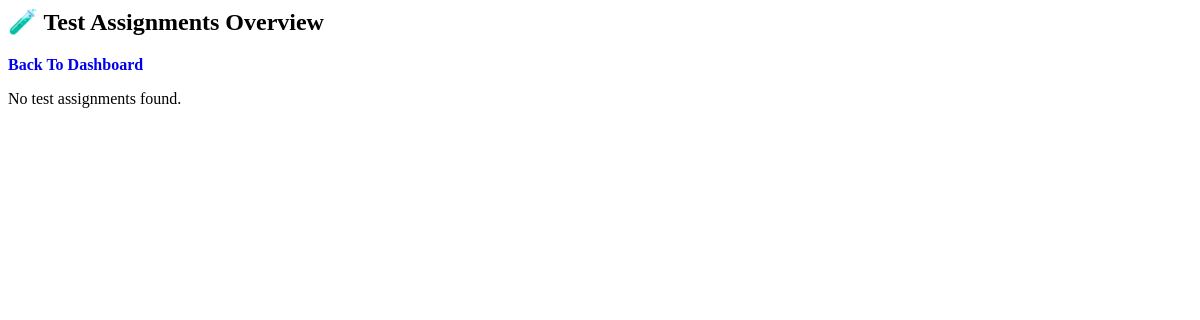
Page /manager/test-assignments/ (signed in) on the earlier database version.
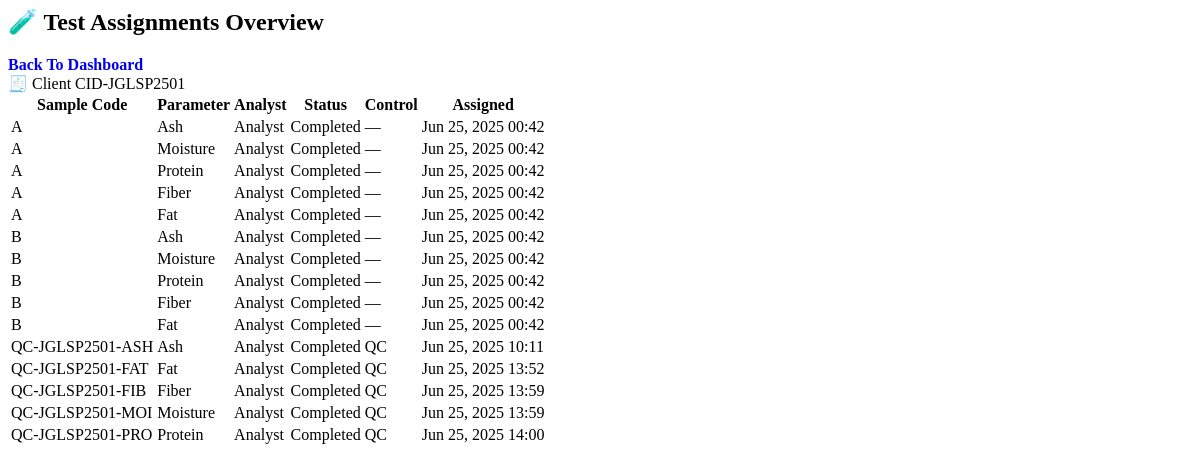
Same page on the later database version.
### lims/models/client.py (models this page shows, shortened)
class Client(models.Model):
    client_id = models.CharField(max_length=20, unique=True)
    name = models.CharField(max_length=100)
    organization = models.CharField(max_length=150)
    email = models.EmailField()
    phone = models.CharField(max_length=20)
    address = models.TextField()
    token = models.CharField(max_length=20, unique=True, blank=True)
    created = models.DateTimeField(auto_now_add=True)

### lims/models/test_assignment.py (models this page shows)
class TestAssignment(models.Model):
    sample = models.ForeignKey(Sample, on_delete=models.CASCADE)
    parameter = models.ForeignKey(Parameter, on_delete=models.CASCADE)
    analyst = models.ForeignKey(settings.AUTH_USER_MODEL, on_delete=models.SET_NULL, null=True)
    assigned_date = models.DateTimeField(auto_now_add=True)
    status = models.CharField(max_length=20, default='pending')
    equipment_used = models.ForeignKey(
    'lims.Equipment',
    null=True,
    blank=True,
    on_delete=models.SET_NULL,
    help_text="Equipment used for this test"
)
    is_control = models.BooleanField(default=False)

### lims/models/sample.py (models this page shows)
class Sample(models.Model):
    client = models.ForeignKey(Client, on_delete=models.CASCADE)
    sample_code = models.CharField(max_length=50, unique=True)
    sample_type = models.CharField(max_length=100)
    weight = models.DecimalField(max_digits=6, decimal_places=2)
    temperature = models.DecimalField(max_digits=5, decimal_places=2, null=True, blank=True)
    humidity = models.DecimalField(max_digits=5, decimal_places=2, null=True, blank=True)
    status = models.CharField(max_length=20, choices=SampleStatus.choices, default=SampleStatus.RECEIVED)
    received_date = models.DateField(auto_now_add=True)
    verified_at = models.DateTimeField(null=True, blank=True)

### lims/models/parameter.py (models this page shows, shortened)
class Parameter(models.Model):
    group = models.ForeignKey(ParameterGroup, on_delete=models.CASCADE)
    default_equipment = models.ForeignKey(
        Equipment,
        null=True,
        blank=True,
        on_delete=models.SET_NULL,
        help_text="Preferred device for this test"
    )
    name = models.CharField(max_length=100)
    unit = models.CharField(max_length=20)
    method = models.CharField(max_length=150)
    ref_limit = models.CharField(max_length=50)
    default_price = models.DecimalField(max_digits=8, decimal_places=2)

### users/models.py (models this page shows, shortened)
class User(AbstractUser):
    role = models.CharField(max_length=10, choices=RoleChoices.choices)

### lims/views/test_assignments.py (the view)
# urls.py: path("manager/test-assignments/", views.test_assignment_list, name="test_assignment_list"),
@login_required
@user_passes_test(lambda u: u.is_manager)
def test_assignment_list(request):
    assignments = TestAssignment.objects.select_related(
        "sample__client", "parameter", "analyst"
    ).order_by("sample__client__client_id")
    grouped_assignments = defaultdict(list)
    for assignment in assignments:
        client = assignment.sample.client
        if client and client.client_id:  # Ensure client and client_id exist
            grouped_assignments[client.client_id].append(assignment)
    return render(request, "lims/manager/test_assignments.html", {
        "grouped_assignments": dict(grouped_assignments)
    })

### lims/templates/lims/manager/test_assignments.html
<h2>🧪 Test Assignments Overview</h2>
<a href="{% url 'manager_dashboard' %}" class="nav-link" style="text-decoration: none; font-weight: bold;">
    Back To Dashboard <span id="notif-badge" class="badge" style="display:none; background:red; color:white; padding:2px 8px; border-radius:12px;">0</span>
  </a>
{% if grouped_assignments %}
  {% for client_id, assignments in grouped_assignments.items %}
    <div class="card mb-4">
      <div class="card-header bg-light">
        🧾 Client CID-{{ client_id }}
      </div>
      <div class="card-body p-0">
        <table class="table table-sm table-striped m-0">
          <thead>
            <tr>
              <th>Sample Code</th>
              <th>Parameter</th>
              <th>Analyst</th>
              <th>Status</th>
              <th>Control</th>
              <th>Assigned</th>
            </tr>
          </thead>
          <tbody>
            {% for assignment in assignments %}
              <tr>
                <td>{{ assignment.sample.sample_code }}</td>
                <td>{{ assignment.parameter.name }}</td>
                <td>{{ assignment.analyst.get_full_name|default:"Unassigned" }}</td>
                <td>
                  {% if assignment.status == "completed" %}
                    <span class="badge bg-success">Completed</span>
                  {% elif assignment.status == "in_progress" %}
                    <span class="badge bg-warning text-dark">In Progress</span>
                  {% else %}
                    <span class="badge bg-secondary">{{ assignment.status|capfirst }}</span>
                  {% endif %}
                </td>
                <td>
                  {% if assignment.is_control %}
                    <span class="badge bg-info text-dark">QC</span>
                  {% else %}
                    —
                  {% endif %}
                </td>
                <td>{{ assignment.assigned_date|date:"M d, Y H:i" }}</td>
              </tr>
            {% endfor %}
          </tbody>
        </table>
      </div>
    </div>
  {% endfor %}
{% else %}
  <p>No test assignments found.</p>
{% endif %}

Differences in the rows shown:
added Client: grouped_assignments "JGLSP2501"
added TestAssignment: sample.sample_code "A", parameter.name "Ash", analyst.get_full_name "Analyst", status "Completed", assigned_date "Jun 25, 2025 00:42"
added TestAssignment: sample.sample_code "A", parameter.name "Moisture", analyst.get_full_name "Analyst", status "Completed", assigned_date "Jun 25, 2025 00:42"
added TestAssignment: sample.sample_code "A", parameter.name "Protein", analyst.get_full_name "Analyst", status "Completed", assigned_date "Jun 25, 2025 00:42"
added TestAssignment: sample.sample_code "A", parameter.name "Fiber", analyst.get_full_name "Analyst", status "Completed", assigned_date "Jun 25, 2025 00:42"
added TestAssignment: sample.sample_code "A", parameter.name "Fat", analyst.get_full_name "Analyst", status "Completed", assigned_date "Jun 25, 2025 00:42"
added TestAssignment: sample.sample_code "B", parameter.name "Ash", analyst.get_full_name "Analyst", status "Completed", assigned_date "Jun 25, 2025 00:42"
added TestAssignment: sample.sample_code "B", parameter.name "Moisture", analyst.get_full_name "Analyst", status "Completed", assigned_date "Jun 25, 2025 00:42"
added TestAssignment: sample.sample_code "B", parameter.name "Protein", analyst.get_full_name "Analyst", status "Completed", assigned_date "Jun 25, 2025 00:42"
added TestAssignment: sample.sample_code "B", parameter.name "Fiber", analyst.get_full_name "Analyst", status "Completed", assigned_date "Jun 25, 2025 00:42"
added TestAssignment: sample.sample_code "B", parameter.name "Fat", analyst.get_full_name "Analyst", status "Completed", assigned_date "Jun 25, 2025 00:42"
added TestAssignment: sample.sample_code "QC-JGLSP2501-ASH", parameter.name "Ash", analyst.get_full_name "Analyst", status "Completed", is_control "QC", assigned_date "Jun 25, 2025 10:11"
added TestAssignment: sample.sample_code "QC-JGLSP2501-FAT", parameter.name "Fat", analyst.get_full_name "Analyst", status "Completed", is_control "QC", assigned_date "Jun 25, 2025 13:52"
added TestAssignment: sample.sample_code "QC-JGLSP2501-FIB", parameter.name "Fiber", analyst.get_full_name "Analyst", status "Completed", is_control "QC", assigned_date "Jun 25, 2025 13:59"
added TestAssignment: sample.sample_code "QC-JGLSP2501-MOI", parameter.name "Moisture", analyst.get_full_name "Analyst", status "Completed", is_control "QC", assigned_date "Jun 25, 2025 13:59"
added TestAssignment: sample.sample_code "QC-JGLSP2501-PRO", parameter.name "Protein", analyst.get_full_name "Analyst", status "Completed", is_control "QC", assigned_date "Jun 25, 2025 14:00"
Other differences:
new list line: "🧾 Client CID- Sample Code Parameter Analyst Status Control Assigned"
text no longer shown: "No test assignments found."
